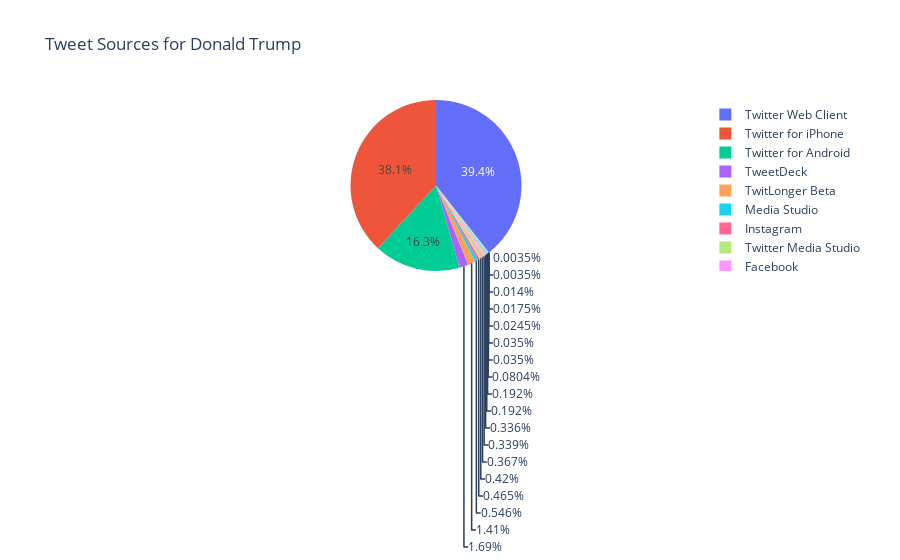

Source (notebook cell):
### Code cell
sources = tweets['source'].value_counts().to_frame()

fig = go.Figure(data=[go.Pie(labels=sources.index.values, values=sources['source'])])
fig.update_layout(
    title_text="Tweet Sources for Donald Trump")
fig.show()

### Figure 1 — Plotly figure (JSON) as saved in the notebook; plotly's stock layout.template omitted (floating-point values rounded to 4 significant figures)
{"data": [{"labels": ["Twitter Web Client", "Twitter for iPhone", "Twitter for Android", "TweetDeck", "TwitLonger Beta", "Media Studio", "Instagram", "Twitter Media Studio", "Facebook", "Twitter Ads", "Twitter for BlackBerry", "Twitter for iPad", "Mobile Web (M5)", "Twitlonger", "Twitter QandA", "Vine - Make a Scene", "Periscope", "Neatly For BlackBerry 10", "Twitter Web App", "Twitter Mirror for iPad", "Twitter for Websites"], "type": "pie", "values": [11258, 10897, 4671, 483, 404, 156, 133, 120, 105, 97, 96, 55, 55, 23, 10, 10, 7, 5, 4, 1, 1]}], "layout": {"title": {"text": "Tweet Sources for Donald Trump"}}}
